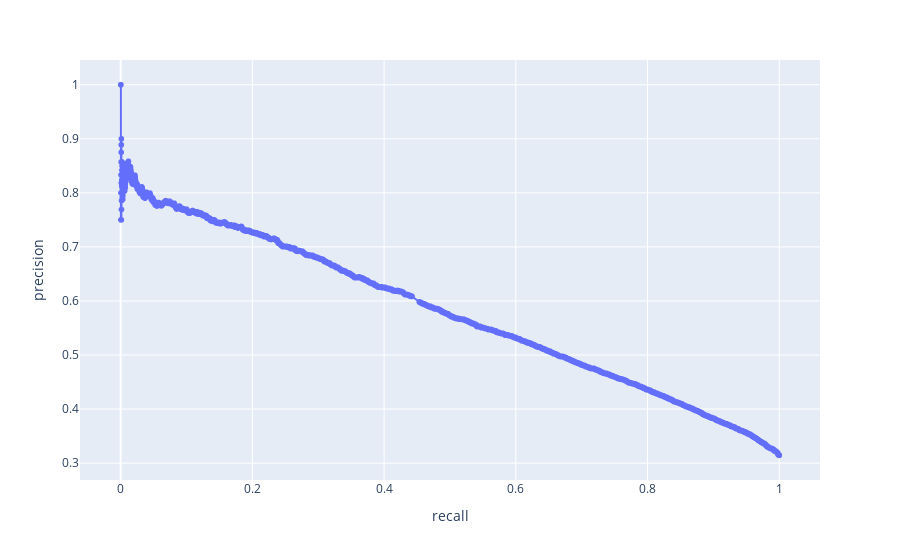

Notebook code for this chart:
### Code cell
px.line(y=precision[:-1], x=recall[:-1], text=thresholds, labels=dict(x='recall', y='precision'))

### Figure 1 — Plotly figure (JSON) as saved in the notebook; plotly's stock layout.template omitted (floating-point values rounded to 4 significant figures; data arrays with more than 128 entries replaced by an {"elided": "..."} marker saying what was removed)
{"data": [{"hovertemplate": "recall=%{x}<br>precision=%{y}<br>text=%{text}<extra></extra>", "legendgroup": "", "line": {"color": "#636efa", "dash": "solid"}, "mode": "lines+markers+text", "name": "", "showlegend": false, "text": {"elided": "25189 float values"}, "type": "scattergl", "x": {"elided": "25189 float values"}, "xaxis": "x", "y": {"elided": "25189 float values"}, "yaxis": "y"}], "layout": {"legend": {"tracegroupgap": 0}, "margin": {"t": 60}, "xaxis": {"anchor": "y", "domain": [0, 1], "title": {"text": "recall"}}, "yaxis": {"anchor": "x", "domain": [0, 1], "title": {"text": "precision"}}}}
